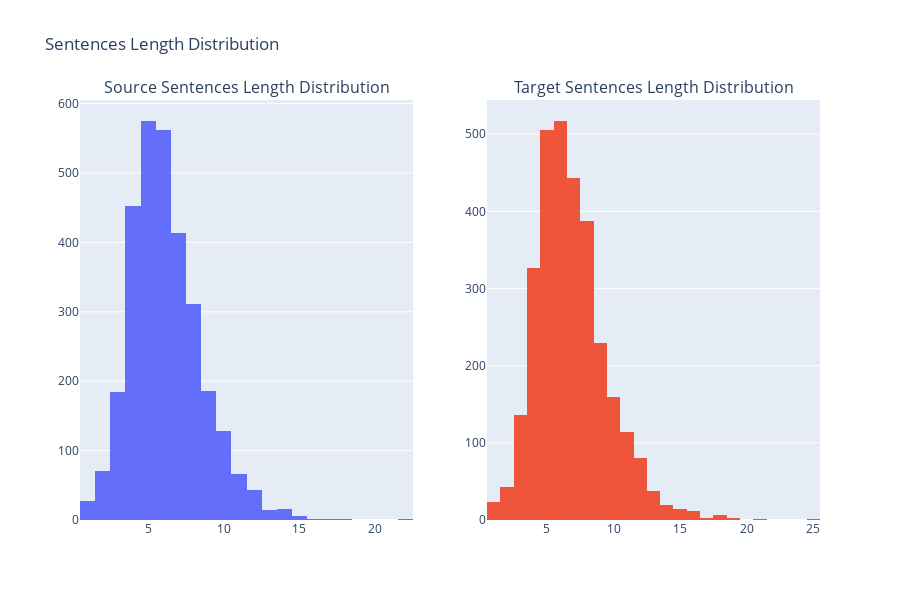

The code cell stored with this chart in its notebook:
### Code cell
fig = make_subplots(rows=1, cols=2, subplot_titles=("Source Sentences Length Distribution", "Target Sentences Length Distribution"))

fig.add_trace(
    go.Histogram(x=df['src_len'], name='src_len'),
    row=1, col=1
)

fig.add_trace(
    go.Histogram(x=df['trg_len'], name='trg_len'),
    row=1, col=2
)

fig.update_layout(height=600, title_text="Sentences Length Distribution", showlegend=False)
fig.show()

### Figure 1 — Plotly figure (JSON) as saved in the notebook; plotly's stock layout.template omitted (floating-point values rounded to 4 significant figures; data arrays with more than 128 entries replaced by an {"elided": "..."} marker saying what was removed)
{"data": [{"name": "src_len", "type": "histogram", "x": {"elided": "3061 int values"}, "xaxis": "x", "yaxis": "y"}, {"name": "trg_len", "type": "histogram", "x": {"elided": "3061 int values"}, "xaxis": "x2", "yaxis": "y2"}], "layout": {"annotations": [{"font": {"size": 16}, "showarrow": false, "text": "Source Sentences Length Distribution", "x": 0.225, "xanchor": "center", "xref": "paper", "y": 1, "yanchor": "bottom", "yref": "paper"}, {"font": {"size": 16}, "showarrow": false, "text": "Target Sentences Length Distribution", "x": 0.775, "xanchor": "center", "xref": "paper", "y": 1, "yanchor": "bottom", "yref": "paper"}], "height": 600, "showlegend": false, "title": {"text": "Sentences Length Distribution"}, "xaxis": {"anchor": "y", "domain": [0, 0.45]}, "xaxis2": {"anchor": "y2", "domain": [0.55, 1]}, "yaxis": {"anchor": "x", "domain": [0, 1]}, "yaxis2": {"anchor": "x2", "domain": [0, 1]}}}
